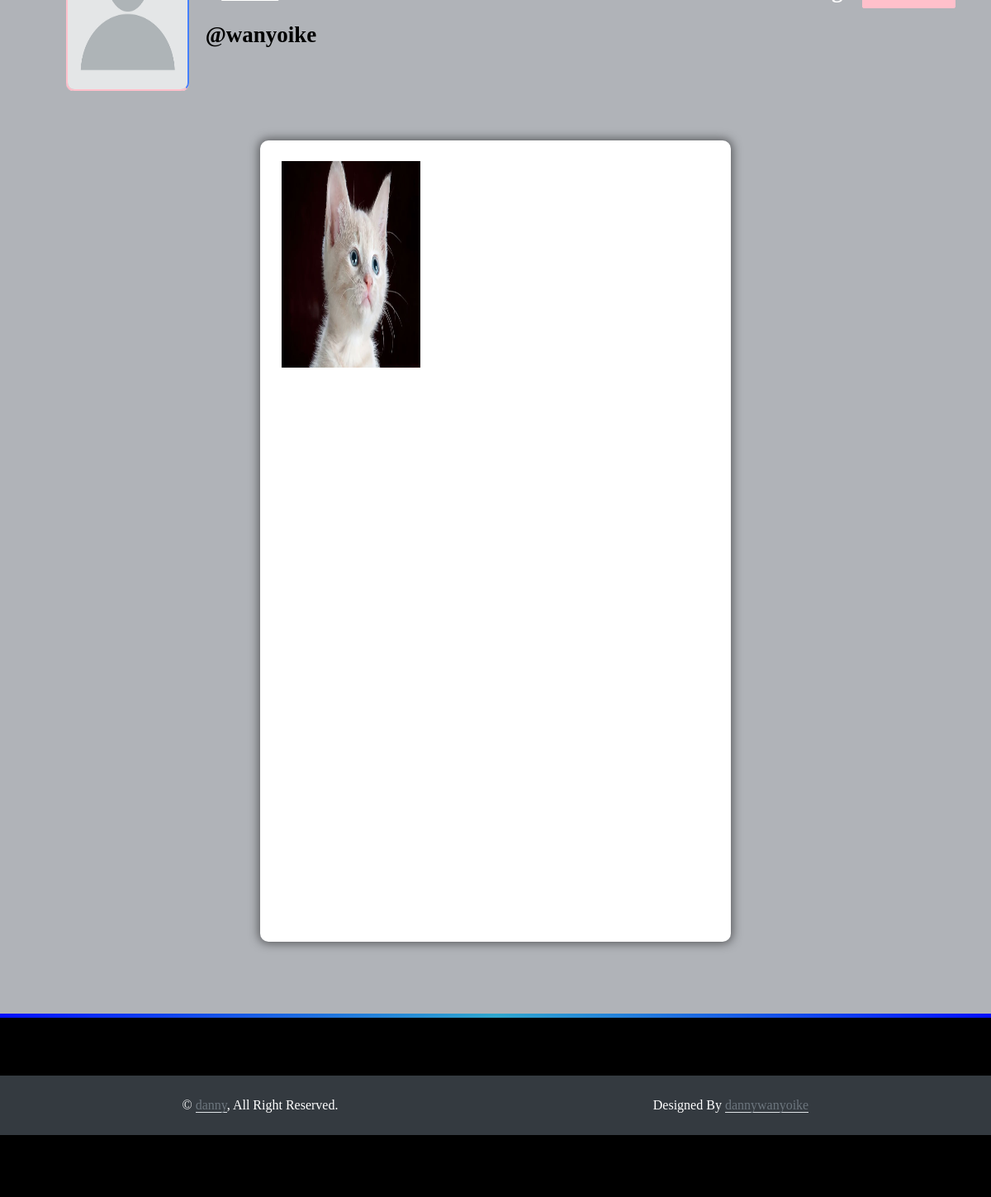
Screenshot of /profile/wanyoike (signed in) with the database file from the repository.
### core/models.py (models this page shows, shortened)
class Profile(models.Model):
    user = models.ForeignKey(User, on_delete=models.CASCADE)
    id_user = models.IntegerField()
    bio = models.TextField(blank=True)
    profileimg = models.ImageField(upload_to='profile_images', default='blank-profile-picture.png')
    location = models.CharField(max_length=100, blank=True)

class Post(models.Model):
    id = models.UUIDField(primary_key=True, default=uuid.uuid4)
    user = models.CharField(max_length=100)
    image = models.ImageField(upload_to='post_images')
    caption = models.TextField()
    created_at = models.DateTimeField(default=datetime.now)
    no_of_likes = models.IntegerField(default=0)

### core/views.py (the view)
# urls.py: path('profile/<str:pk>', views.profile, name='profile'),
@login_required(login_url='signin')
def profile(request, pk):
    user_object = User.objects.get(username=pk)
    user_profile = Profile.objects.get(user=user_object)
    user_posts = Post.objects.filter(user=pk)
    user_post_length = len(user_posts)
    follower = request.user.username
    user = pk
    if FollowersCount.objects.filter(follower=follower, user=user).first():
        button_text = 'Unfollow'
    else:
        button_text = 'Follow'
    user_followers = len(FollowersCount.objects.filter(user=pk))
    user_following = len(FollowersCount.objects.filter(follower=pk))
    context = {
        'user_object': user_object,
        'user_profile': user_profile,
        'user_posts': user_posts,
        'user_post_length': user_post_length,
        'button_text': button_text,
        'user_followers': user_followers,
        'user_following': user_following,
    }
    return render(request, 'profile.html', context)

### templates/profile.html (shortened to what this page needs)
{% load static %}
<!DOCTYPE html>
<html lang="en">
<head>
    <link rel="stylesheet" href="{% static 'css/main.min.css' %}">
    <link rel="stylesheet" href="{% static 'css/style.css' %}">
    <link rel="stylesheet" href="{% static 'css/color.css' %}">
    <link rel="stylesheet" href="{% static 'css/responsive.css' %}">
</head>
<body>
	<section>
			<div class="feature-photo">
				<figure><img src="{% static 'images/resources/timeline-1.jpg' %}" alt=""></figure>
				<form action="/follow" method="POST">
					<div class="add-btn">
					{% if user_object.username == user.username %}
					<a href="/settings" data-ripple="">Account Settings</a>
					{% else %}
					<a data-ripple=""><button type="submit" style="background-color: #ffc0cb; border: #ffc0cb;">{{button_text}}</button></a>
					{% endif %}
					</div>
				</form>
				<div class="container-fluid">
					<div class="row merged">
						<div class="col-lg-2 col-sm-3">
							<div class="user-avatar">
								<figure>
									<img src="{{user_profile.profileimg.url}}" style="height: 250px; width: 100%;" alt="">
								</figure>
							</div>
						</div>
						<div class="col-lg-10 col-sm-9">
							<div class="timeline-info">
								<ul>
									<li class="admin-name">
									  <h5 style="color: black;white-space: nowrap; width: 110px; font-size: 27px;"><b>@{{user_profile.user.username}}</b></h5>
									</li>
								</ul>
							</div>
						</div>
					</div>
				</div>
			</div>
		</section>
	<section>
		<div class="gap gray-bg">
			<div class="container-fluid">
				<div class="row">
					<div class="col-lg-12">
						<div class="row" id="page-contents">
							<div class="col-lg-3">
								<aside class="sidebar static">
								</aside>
							</div>
							<div class="col-lg-6">
								<div class="central-meta">
									<ul class="photos">
										{% for post in user_posts %}
										<li>
											<a class="strip" href="{{post.image.url}}" title="" data-strip-group="mygroup" data-strip-group-options="loop: false">
												<img src="{{post.image.url}}" style="height: 250px; width: 300px;" alt=""></a>
										</li>
										{% endfor %}
									</ul>
								</div>
							</div>
							<div class="col-lg-3">
								<aside class="sidebar static">
								</aside>
							</div>
						</div>
					</div>
				</div>
			</div>
		</div>
	</section>
</body>
{% include 'footer.html' %}
</html>

### static/css/color.css (style rules this page uses)
#nprogress .bar, .timeline-info > ul li a::before, .add-btn > a, .activitiez > li::before, form button, .colla-apps > li a:hover, a.underline:before, .setting-row input:checked + label, .user-avatar:hover .edit-phto, .error-meta > a, .color-bg, .add-butn, .nav.nav-tabs.likes-btn > li a.active, a.dislike-btn, .drop > a:hover, .btn-view.btn-load-more:hover, .accordion .card h5 button[aria-expanded="true"], .chat-head, .f-page > figure em, .inbox-panel-head > ul > li > a, .nav-tabs--left .nav-link.active, .nav-tabs--left .nav-link.active:hover, footer .widget-title h4::before, #topcontrol, .sidebar .widget-title::before, .f-title::before, .g-post-classic > figure > i::after, .purify > a, .help-list > a:hover, .open-position::before, .info > a, .category-box:hover, .category-box.selected, a.main-btn, .section-heading::before, .getquot-baner, .more-branches > h4::before, .is-helpful > a, .cart-optionz > li > a:hover, .paginationz > li a:hover, .paginationz > li a.active, .shopping-cart, a.btn2:hover, .form-submit > input[type="submit"], button.submit-checkout, .delete-cart:hover, .proceed .button, .amount-area .update-cart, a.addnewforum, .apply-bttons > a { background: orange; }

### static/css/responsive.css (style rules this page uses)
@media screen and (max-width: 1281px) and (min-width: 1024px) { .photos > li { min-width: 32.2%; width: 32.2%; } }
@media screen and (max-width: 1281px) and (min-width: 1024px) { .timeline-info { line-height: 51px; } }
@media screen and (max-width: 1281px) and (min-width: 1024px) { .timeline-info .admin-name > h5 { font-size: 20px; } }
@media screen and (max-width: 1281px) and (min-width: 1024px) { .user-avatar { width: 80.2% } }

### rows the page displays
Profile: profileimg (placeholder picture), user.username "wanyoike"
Post: image (picture)
